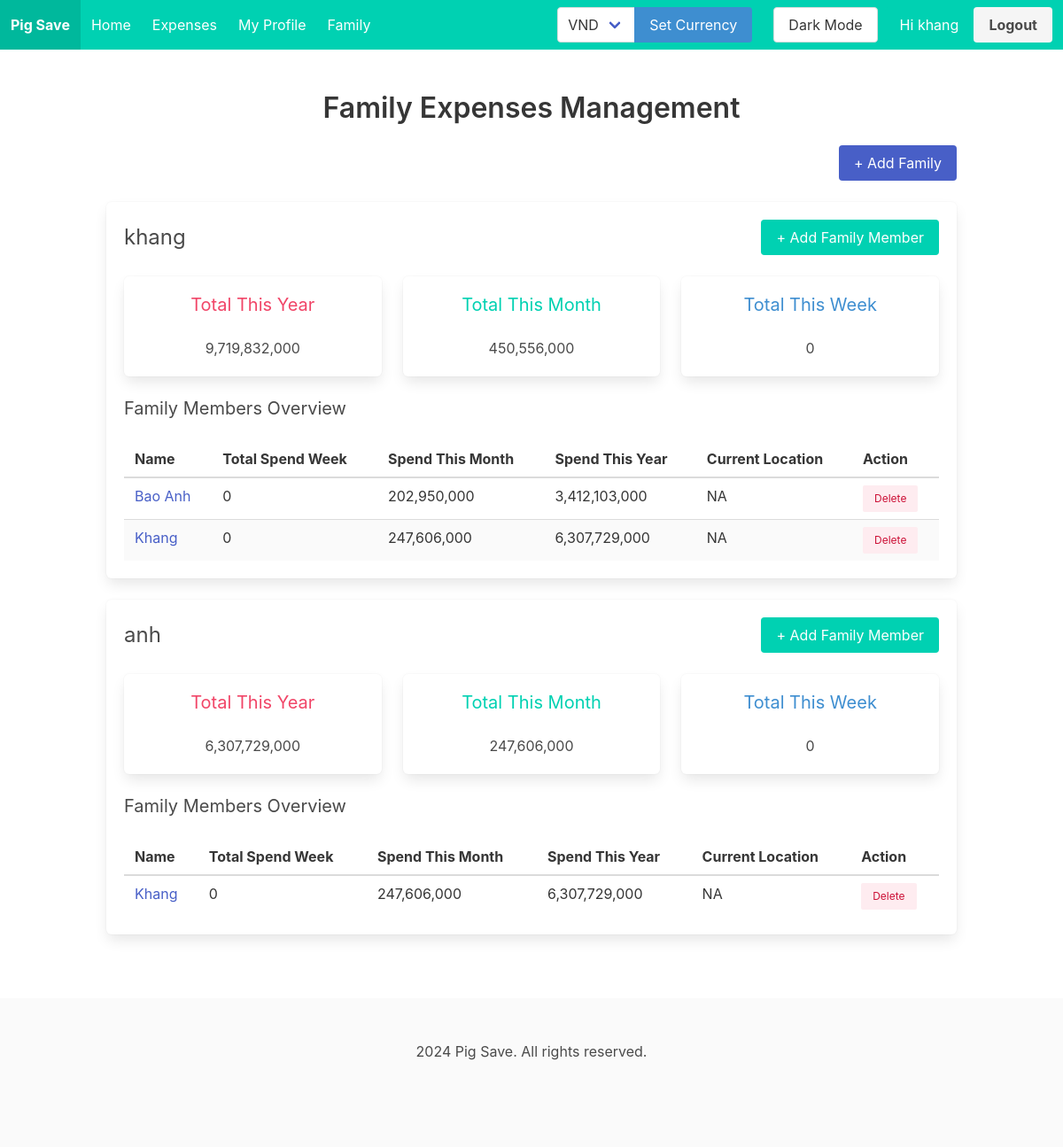
The app's page /family (signed in), older data.
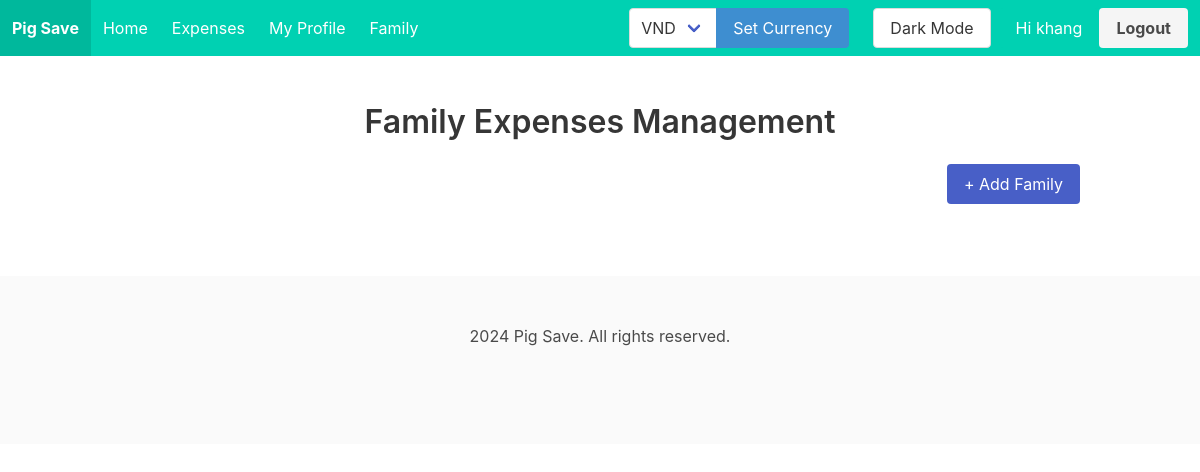
The same page, newer data.
### tables this page shows
CREATE TABLE family (
            id INTEGER PRIMARY KEY AUTOINCREMENT,
            family_name TEXT NOT NULL
        );

### routes.py (the view)
@routes.route('/family')
@login_required
def family():
    families = Family.get_all_family(current_user.id)
    return render_template('family/family.html', families=families)

### main.py (called while the page is built)
@app.before_request
def load_user_language():
    if current_user.is_authenticated:
        conn = sqlite3.connect('pig_save.db')
        cursor = conn.cursor()
        cursor.execute("SELECT language FROM users WHERE id = ?", (current_user.id,))
        result = cursor.fetchone()
        if result:
            g.language = result[0]
        else:
            g.language = None

def get_locale():
    language = getattr(g, 'language', None)
    if language is not None:
        return language
    return request.accept_languages.best_match(['vi', 'en'])

@login_manager.user_loader
def load_user(id):
    from models.user import User
    return User.getUser(id)

### models/family.py (called while the page is built)
def get_db_connection():
    conn = sqlite3.connect('pig_save.db')
    conn.row_factory = sqlite3.Row
    return conn

### models/user.py (called while the page is built)
    def getUser(user_id):
        conn = sqlite3.connect('pig_save.db')
        cursor = conn.cursor()
        cursor.execute('SELECT id, username, name, language, age FROM users WHERE id = ?', (user_id,))
        user = cursor.fetchone()
        conn.close()
        if user:
            return User(user[0], user[1], user[2], user[3], user[4])
        return None

### templates/family/family.html (shortened to what this page needs)
{% extends "base.html" %}
{% block content %}
<section class="section">
    <div class="container">
        <h1 class="title has-text-centered">Family Expenses Management</h1>
        <div class="columns">
            <div class="column has-text-right">
                <button class="button is-link" id="addFamilyBtn">+ Add Family</button>
            </div>
        </div>
        {% for family in families %}
        <div class="box mt-2 mb-5">
            <div class="columns is-vcentered">
                <div class="column">
                    <h1 class="is-size-4">{{family.family_name}}</h1>
                </div>
                <div class="column has-text-right">
                    <button class="button is-primary" id="openModalBtn{{family.id}}">+ Add Family Member</button>
                </div>
            </div>
            <div class="columns ">
                <div class="column is-one-third">
                  <div class="box has-text-centered">
                    <h2 class="subtitle has-text-danger">{{_('Total This Year')}}</h2>
                    <p id="totalYear">{{family.data.total_family.total_year}}</p>
                  </div>
                </div>
                <div class="column is-one-third">
                  <div class="box has-text-centered">
                    <h2 class="subtitle has-text-primary">{{_('Total This Month')}}</h2>
                    <p id="totalMonth">{{family.data.total_family.total_month}}</p>
                  </div>
                </div>
                <div class="column is-one-third">
                  <div class="box has-text-centered">
                    <h2 class="subtitle has-text-info">{{_('Total This Week')}}</h2>
                    <p id="totalWeek">{{family.data.total_family.total_week}}</p>
                  </div>
                </div>
              </div>
            <h3 class="subtitle">Family Members Overview</h3>
            <table  class="table is-striped is-hoverable is-fullwidth">
                <thead>
                    <tr>
                        <th a>Name</th>
                        <th>Total Spend Week</th>
                        <th>Spend This Month</th>
                        <th>Spend This Year</th>
                        <th>Current Location</th>
                        <th>Action</th>
                    </tr>
                </thead>
                <tbody>
                    {% for member in family.data.members %}
                    <tr>
                    <td ><a class="is-link" href="/profile">{{member.name}}</a></td>
                    <td>{{member.total_week}}</td>
                    <td>{{member.total_month}}</td>
                    <td>{{member.total_year}}</td>
                    <td>NA</td>
                    <td>
                        <div class="buttons are-small">
                            <button type="button" class="button is-danger is-light" onclick="">Delete</button>
                        </div>
                      </td>
                    </tr>
                    {% endfor %}
                </tbody>
            </table>
        </div>
        {% endfor %}
    </div>
</section>
{% endblock %}

Row changes from the older to the newer data that the page shows:
removed family: family_name "khang", data.total_family.total_year "9,719,832,000", data.total_family.total_month "450,556,000", data.total_family.total_week "0", name "Bao Anh" "Khang", total_week "0" "0", total_month "202,950,000" "247,606,000", total_year "3,412,103,000" "6,307,729,000"
removed family: family_name "anh", data.total_family.total_year "6,307,729,000", data.total_family.total_month "247,606,000", data.total_family.total_week "0", name "Khang", total_week "0", total_month "247,606,000", total_year "6,307,729,000"
